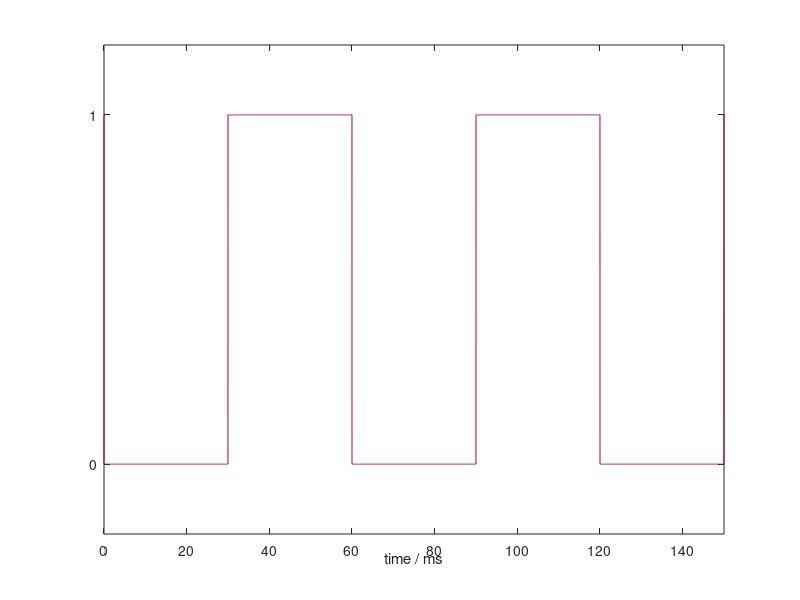

MATLAB code for this plot:
clear t output

t = 0;

while t < 160
    
    for n = t(end):0.01:t(end) + 30
        output(size(t)) = 0;
        
        t = [t, n];
    end

    for n = t(end):0.01:t(end) + 30
        output(size(t)) = 1;
        
        t = [t, n];
    end

end

t(end) = [];


figure('Renderer', 'painters', 'Position', [0 0 500 100])

plot(t, output, 'Color', [0.7 0 0.2])
ylim([-0.2, 1.2])
xlim([0, 150])
xlabel('time / ms', 'Position',[75 -0.25]);
yticks([0, 1])
